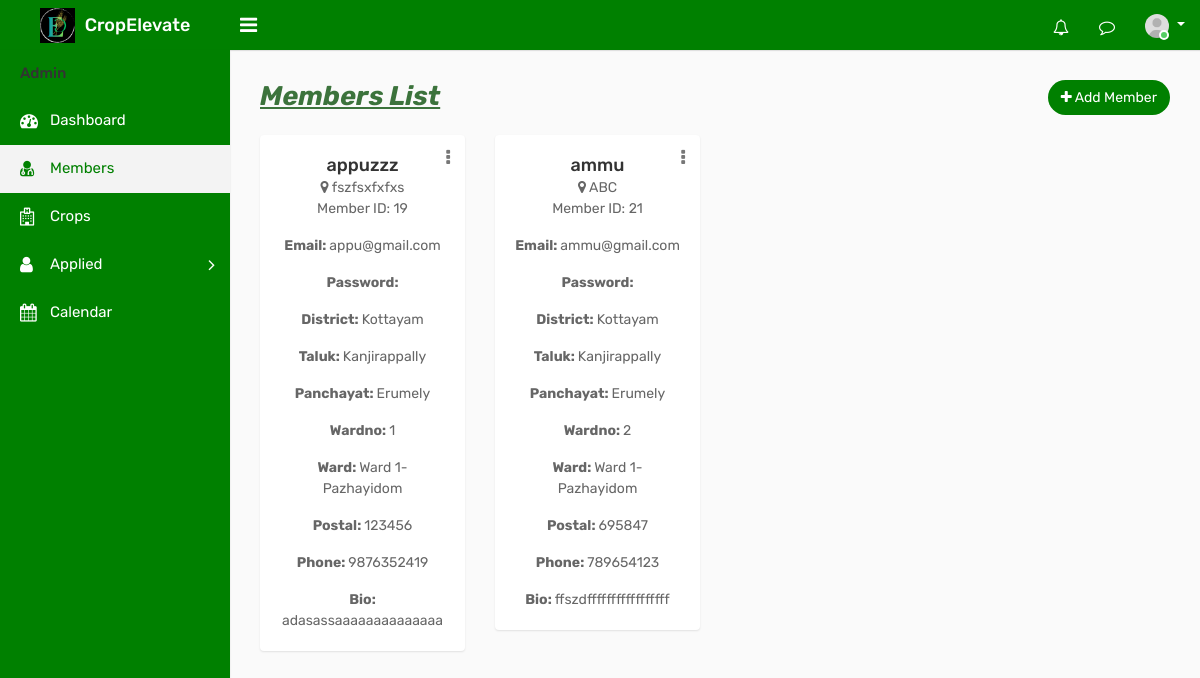
The page /admember on the database as committed earlier.
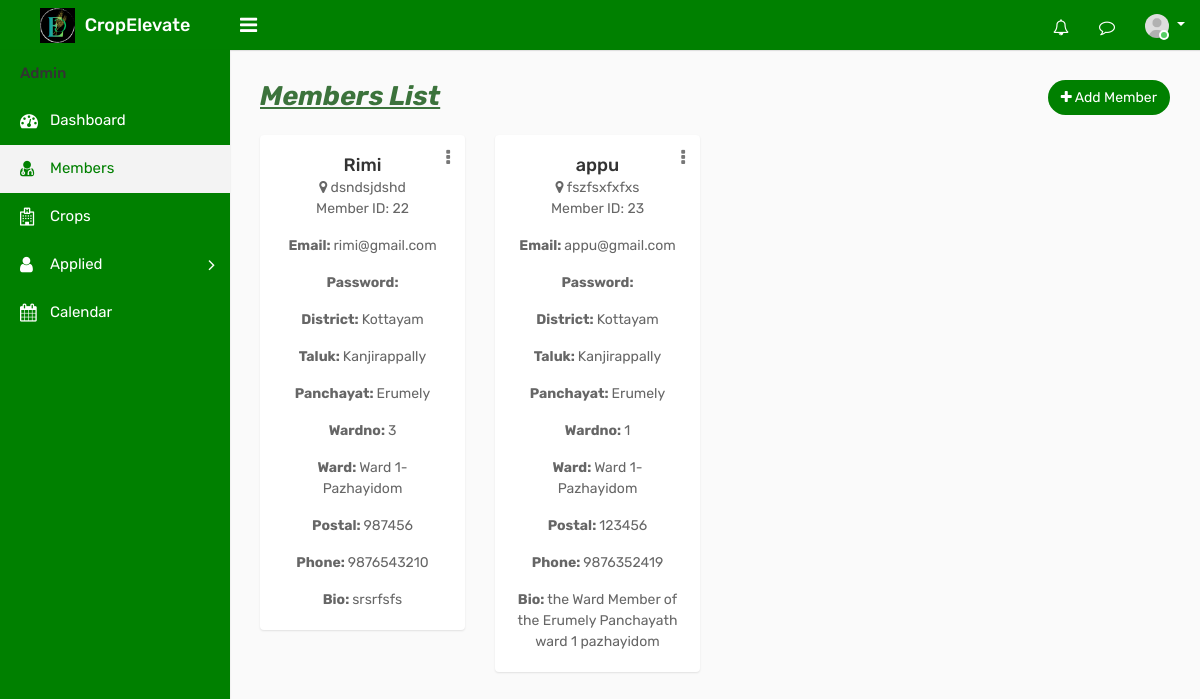
The same page on the database as committed later.
### ceapp/models.py (models this page shows, shortened)
class Member(models.Model):
    user = models.ForeignKey(CustomUser, on_delete=models.CASCADE, blank=True, null=True)
    Name = models.CharField(max_length=100,null=True, blank=True)
    email = models.EmailField(max_length=100,null=True, blank=True)
    admin_set_password = models.CharField(max_length=128, blank=True, null=True)
    dob = models.CharField(max_length=100,null=True, blank=True)
    address = models.TextField()
    district= models.CharField(max_length=100,null=True, blank=True)
    taluk = models.CharField(max_length=255, null=True, blank=True)
    Panchayat = models.CharField(max_length=100,null=True, blank=True)
    wardname = models.CharField(max_length=100,null=True, blank=True)
    wardno = models.IntegerField(max_length=100,null=True, blank=True)
    postal = models.IntegerField()
    phone = models.IntegerField()
    bio=models.TextField()
    profile_photo = models.ImageField(upload_to='profile_photos/', blank=True, null=True)
    amob = models.IntegerField(max_length=100,null=True, blank=True)
    aemail = models.CharField(max_length=255, null=True, blank=True)
    degree = models.CharField(max_length=255, null=True, blank=True)
    institution = models.CharField(max_length=255, null=True,blank=True)
    is_active = models.BooleanField(default=True)

### ceapp/views.py (the view)
# urls.py: path('admember',views.admember,name='admember'),
def admember(request):
    members = Member.objects.filter(is_active=True)
    return render(request, 'admintemp/admember.html', {'members': members})

### templates/admintemp/admember.html (shortened to what the changed rows need)
{% load static %}
<!DOCTYPE html>
<html lang="en">
<head>
    <link rel="stylesheet" type="text/css" href="{% static 'assets/css/bootstrap.min.css' %}">
    <link rel="stylesheet" type="text/css" href="{% static 'assets/css/font-awesome.min.css' %}">
    <link rel="stylesheet" type="text/css" href="{% static 'assets/css/select2.min.css' %}">
    <link rel="stylesheet" type="text/css" href="{% static 'assets/css/bootstrap-datetimepicker.min.css' %}">
    <link rel="stylesheet" type="text/css" href="{% static 'assets/css/style.css' %}">
</head>
<body>
    <div class="main-wrapper">
        <div class="page-wrapper">
            <div class="content">
                <div class="row doctor-grid">
                    {% for member in members %}
                    <div class="col-md-4 col-sm-4  col-lg-3">
                        <div class="profile-widget">
                            <div class="dropdown profile-action">
                                <a href="#" class="action-icon dropdown-toggle" data-toggle="dropdown" aria-expanded="false"><i class="fa fa-ellipsis-v"></i></a>
                            </div>
                            <h4 class="doctor-name text-ellipsis"><a href="profile.html"> {{ member.Name }}</a></h4>
                            <div class="user-country">
                                <i class="fa fa-map-marker"></i> {{ member.address }}
                            </div>
                            <div>
                                <p>Member ID: {{ member.id }}</p>
                                <p class="card-text"><b>Email: </b>{{ member.email }}</p>
                                <p class="card-text"><b>Password: </b>{{ member.password }}</p>
                                <p class="card-text"><b>District: </b>{{ member.district }}</p>
                                <p class="card-text"><b>Taluk: </b>{{ member.taluk }}</p>
                                <p class="card-text"><b>Panchayat: </b>{{ member.Panchayat }}</p>
                                <p class="card-text"><b>Wardno: </b>{{ member.wardno }}</p>
                                <p class="card-text"><b>Ward: </b>{{ member.wardname }}</p>
                                <p class="card-text"><b>Postal: </b>{{ member.postal }}</p>
                                <p class="card-text"><b>Phone: </b>{{ member.phone }}</p>
                                <p class="card-text"><b>Bio: </b>{{ member.bio }}</p>
                            </div>
                        </div>
                    </div>
                    {% endfor %}
                </div>
            </div>
		</div>
    </div>
</body>
</html>

Rows that differ between the two databases and show on the page:
removed Member: Name "appuzzz", address "fszfsxfxfxs", id "19", email "appu@gmail.com", district "Kottayam", taluk "Kanjirappally", Panchayat "Erumely", wardno "1", wardname "Ward 1-Pazhayidom", postal "123456", phone "9876352419", bio "adasassaaaaaaaaaaaaaa"
removed Member: Name "ammu", address "ABC", id "21", email "ammu@gmail.com", district "Kottayam", taluk "Kanjirappally", Panchayat "Erumely", wardno "2", wardname "Ward 1-Pazhayidom", postal "695847", phone "789654123", bio "ffszdfffffffffffffffff"
added Member: Name "Rimi", address "dsndsjdshd", id "22", email "rimi@gmail.com", district "Kottayam", taluk "Kanjirappally", Panchayat "Erumely", wardno "3", wardname "Ward 1-Pazhayidom", postal "987456", phone "9876543210", bio "srsrfsfs"
added Member: Name "appu", address "fszfsxfxfxs", id "23", email "appu@gmail.com", district "Kottayam", taluk "Kanjirappally", Panchayat "Erumely", wardno "1", wardname "Ward 1-Pazhayidom", postal "123456", phone "9876352419", bio "the Ward Member of the Erumely Panchayath ward 1 pazhayidom"
